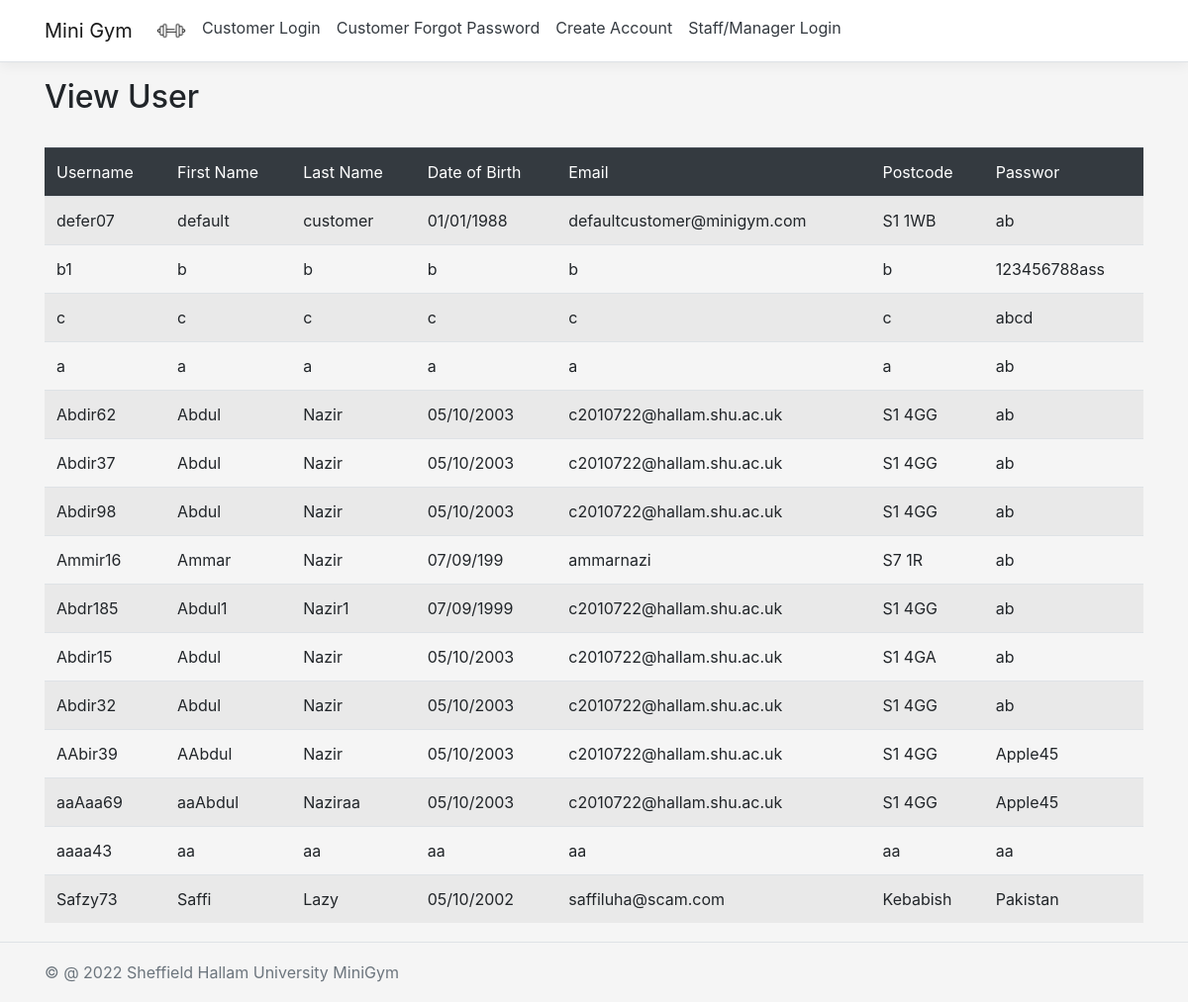
The app's page /MiniGym_Website_C2010722/viewUser.php with its own data.
### tables this page shows
CREATE TABLE "customer" (
	"username"	TEXT NOT NULL,
	"fname"	TEXT NOT NULL,
	"lname"	TEXT NOT NULL,
	"datebirth"	TEXT NOT NULL,
	"email"	TEXT NOT NULL,
	"postcode"	TEXT NOT NULL,
	"password"	TEXT NOT NULL,
	PRIMARY KEY("username")
);

### MiniGym_Website_C2010722/viewUserSQL.php (called while the page is built)
<?php
function getUsers (){
    $db = new SQLITE3('C:\\xampp\minigym_database\\miniGym_database.db');
    $sql = "SELECT * FROM customer";
    $stmt = $db->prepare($sql);
    $result = $stmt->execute();
    while ($row = $result->fetchArray()){
        $arrayResult [] = $row;
    }
    return $arrayResult;
}

### MiniGym_Website_C2010722/viewUser.php (the view)
<?php require("NavBar.php");
include_once("viewUserSQL.php");
$user = getUsers ();
?>
<div class="container pb-5">
    <main role="main" class="pb-3">
        <h2>View User</h2><br>
            <div class="row">
                        <div class="col-12">
                            <table class="table table-striped">
                                    <thead class="table-dark">
                                    <td>Username</td>
                                    <td>First Name</td>
                                    <td>Last Name</td>
                                    <td>Date of Birth</td>
                                    <td>Email</td>
                                    <td>Postcode</td>
                                    <td>Passwor</td>
                                </thead>
                                <?php
                                    for ($i=0; $i<count($user); $i++):
                                ?>
                                <tr>
                                    <td><?php echo $user[$i]['username']?></td>
                                    <td><?php echo $user[$i]['fname']?></td>
                                    <td><?php echo $user[$i]['lname']?></td>
                                    <td><?php echo $user[$i]['datebirth']?></td>
                                    <td><?php echo $user[$i]['email']?></td>
                                    <td><?php echo $user[$i]['postcode']?></td>
                                    <td><?php echo $user[$i]['password']?></td>
                                </tr>
                                <?php endfor;?>
                            </table>
                        </div>
                    </div>
    </main>
</div>
<?php require("Footer.php");?>

### MiniGym_Website_C2010722/site.css (style rules this page uses)
html { font-size: 14px; }
@media (min-width: 768px) { html { font-size: 16px; } }
html { position: relative; min-height: 100%; }
body { margin-bottom: 60px; }
.bgColor { background-color: whitesmoke; }
.container { min-height: 100%; }

### records on screen
customer: username "defer07", fname "default", lname "customer", datebirth "01/01/1988", email "defaultcustomer@minigym.com", postcode "S1 1WB", password "ab"
customer: username "b1", fname "b", lname "b", datebirth "b", email "b", postcode "b", password "123456788ass"
customer: username "c", fname "c", lname "c", datebirth "c", email "c", postcode "c", password "abcd"
customer: username "a", fname "a", lname "a", datebirth "a", email "a", postcode "a", password "ab"
customer: username "Abdir62", fname "Abdul", lname "Nazir", datebirth "05/10/2003", email "c2010722@hallam.shu.ac.uk", postcode "S1 4GG", password "ab"
customer: username "Abdir37", fname "Abdul", lname "Nazir", datebirth "05/10/2003", email "c2010722@hallam.shu.ac.uk", postcode "S1 4GG", password "ab"
customer: username "Abdir98", fname "Abdul", lname "Nazir", datebirth "05/10/2003", email "c2010722@hallam.shu.ac.uk", postcode "S1 4GG", password "ab"
customer: username "Ammir16", fname "Ammar", lname "Nazir", datebirth "07/09/199", email "ammarnazi", postcode "S7 1R", password "ab"
customer: username "Abdr185", fname "Abdul1", lname "Nazir1", datebirth "07/09/1999", email "c2010722@hallam.shu.ac.uk", postcode "S1 4GG", password "ab"
customer: username "Abdir15", fname "Abdul", lname "Nazir", datebirth "05/10/2003", email "c2010722@hallam.shu.ac.uk", postcode "S1 4GA", password "ab"
customer: username "Abdir32", fname "Abdul", lname "Nazir", datebirth "05/10/2003", email "c2010722@hallam.shu.ac.uk", postcode "S1 4GG", password "ab"
customer: username "AAbir39", fname "AAbdul", lname "Nazir", datebirth "05/10/2003", email "c2010722@hallam.shu.ac.uk", postcode "S1 4GG", password "Apple45"
customer: username "aaAaa69", fname "aaAbdul", lname "Naziraa", datebirth "05/10/2003", email "c2010722@hallam.shu.ac.uk", postcode "S1 4GG", password "Apple45"
customer: username "aaaa43", fname "aa", lname "aa", datebirth "aa", email "aa", postcode "aa", password "aa"
customer: username "Safzy73", fname "Saffi", lname "Lazy", datebirth "05/10/2002", email "saffiluha@scam.com", postcode "Kebabish", password "Pakistan"
